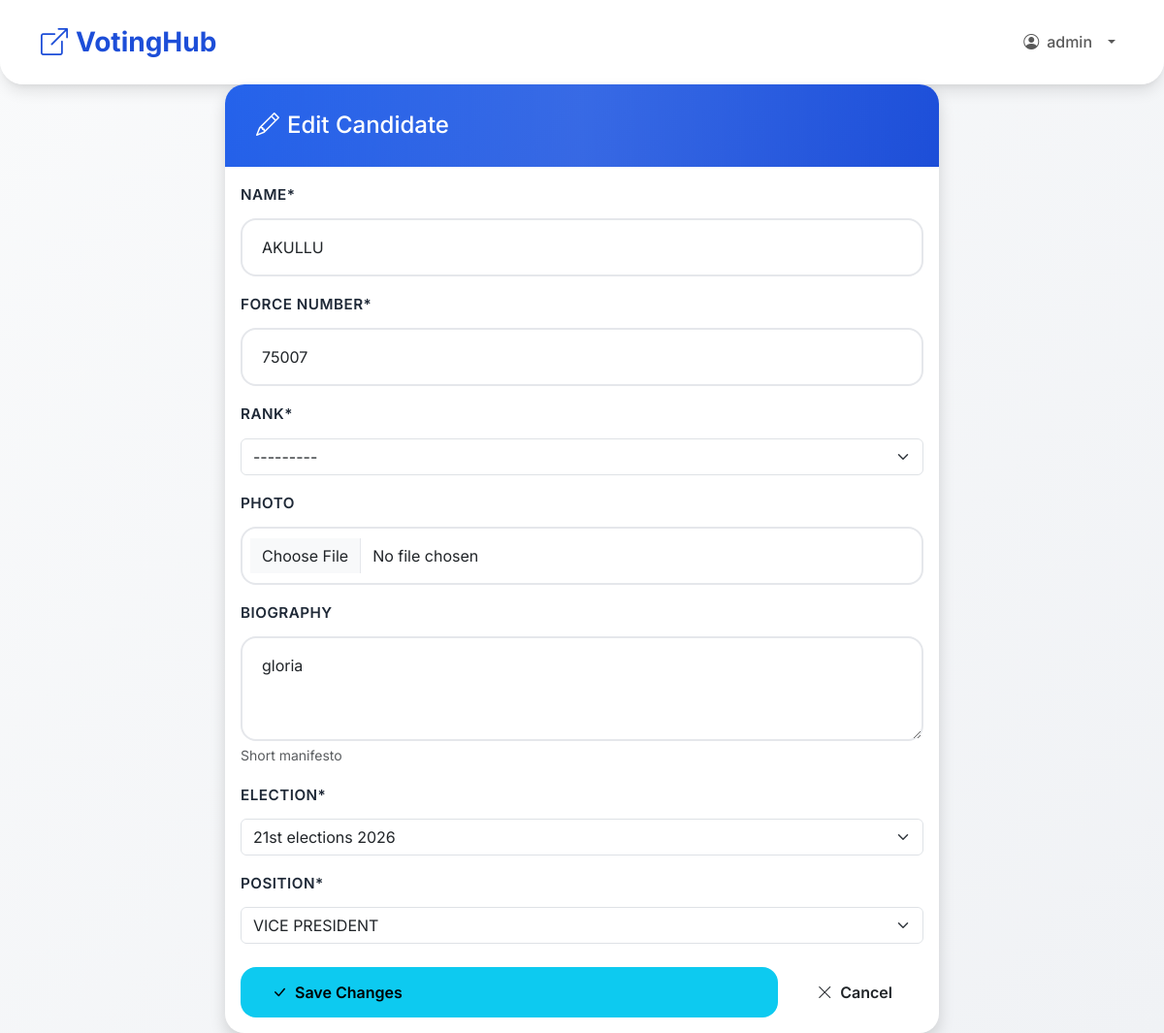
Screenshot of /polls/admin/candidates/2/edit/ (signed in) with the database file from the repository.
### polls/models.py (models this page shows, shortened)
class PoliceUser(AbstractUser):
    force_number = models.CharField(
        max_length=50,
        unique=True,
        help_text="Force Number"
    )
    rank = models.CharField(
        max_length=50,
        choices=[
            ('PC', 'PC'),
            ('CPL', 'CPL'),
            ('SGT', 'SGT'),
            ('S/SGT', 'S/SGT'),
            ('HCM', 'HCM'),
            ('AIP', 'AIP'),
            ('IP', 'IP'),
            ('ASP', 'ASP'),
            ('SP', 'SP'),
            ('SSP', 'SSP'),
            ('ACP', 'ACP'),
            ('CP', 'CP'),
        ]
    )
    station = models.CharField(max_length=100)
    phone = models.CharField(max_length=15, blank=True)
    otp_code = models.CharField(max_length=6, blank=True, null=True)
    otp_expiry = models.DateTimeField(blank=True, null=True)
    is_active_voter = models.BooleanField(default=False)
    role = models.CharField(
        max_length=20,
        choices=[
            ('SUPER_ADMIN', 'Super Admin'),
            ('ADMIN', 'Election Admin'),
            ('VOTER', 'Voter'),
        ],
        default='VOTER'
    )
    must_change_password = models.BooleanField(default=True)

class Candidate(models.Model):
    name = models.CharField(max_length=200)
    force_number = models.CharField(max_length=50)
    rank = models.CharField(
        max_length=50,
        choices=[
            ('PC', 'PC'),
            ('CPL', 'CPL'),
            ('SGT', 'SGT'),
            ('S/SGT', 'S/SGT'),
            ('HCM', 'HCM'),
            ('AIP', 'AIP'),
            ('IP', 'IP'),
            ('ASP', 'ASP'),
            ('SP', 'SP'),
            ('ACP', 'ACP'),
            ('CP', 'CP'),
        ]
    )
    photo = models.ImageField(upload_to='candidates/', blank=True, null=True)
    biography = models.TextField(blank=True, help_text="Short manifesto")
    position = models.ForeignKey(Position, on_delete=models.CASCADE)
    election = models.ForeignKey(Election, on_delete=models.CASCADE, related_name='candidates')
    created_by = models.ForeignKey(PoliceUser, on_delete=models.CASCADE)
    class Meta:
        unique_together = ('election', 'force_number')
        ordering = ['position', 'name']

class Position(models.Model):
    name = models.CharField(max_length=100, unique=True)
    def __str__(self):
        return self.name

### polls/views_admin.py (the view)
# urls.py: path('admin/candidates/<int:candidate_id>/edit/', views_admin.admin_edit_candidate, name='admin_edit_candidate'),
@login_required
@user_passes_test(is_superadmin)
def admin_edit_candidate(request, candidate_id):
    candidate = get_object_or_404(Candidate, pk=candidate_id)
    if request.method == 'POST':
        form = CandidateForm(request.POST, request.FILES, instance=candidate)
        if form.is_valid():
            form.save()
            create_audit_log(request.user, AuditLog.ACTION_CANDIDATE_UPDATE,
                f'Updated candidate: {candidate.name} (Force #{candidate.force_number})', request, 'Candidate', candidate.id)
            messages.success(request, f'Candidate {candidate.name} updated successfully!')
            return redirect('polls:admin_candidates')
    else:
        form = CandidateForm(instance=candidate)
    elections = Election.objects.prefetch_related('positions').all()
    election_positions_map = {}
    all_positions = Position.objects.all()
    for election in elections:
        election_positions = election.positions.all()
        positions_list = [{'id': pos.id, 'name': pos.name} for pos in election_positions]
        if not positions_list and candidate.election_id == election.id:
            positions_list.append({'id': candidate.position.id, 'name': f'{candidate.position.name} (Current)'})
        if not positions_list:
            positions_list = [{'id': pos.id, 'name': pos.name} for pos in all_positions]
        election_positions_map[str(election.id)] = positions_list
    return render(request, 'polls/edit_candidate.html', {
        'form': form, 'candidate': candidate, 'elections': elections,
        'positions': all_positions, 'election_positions_json': json.dumps(election_positions_map),
        'current_position_id': candidate.position.id
    })

### polls/forms.py
class CandidateForm(forms.ModelForm):
    class Meta:
        model = Candidate
        fields = ['name', 'force_number', 'rank', 'photo', 'biography', 'election', 'position']
        widgets = {
            'rank': forms.Select(choices=PoliceUser._meta.get_field('rank').choices),
            'biography': forms.Textarea(attrs={'rows': 3}),
            'position': forms.Select(attrs={'class': 'form-select'}),
            'election': forms.Select(attrs={'class': 'form-select'}),
            'photo': forms.FileInput(attrs={'accept': 'image/*'}),
        }
    def __init__(self, *args, **kwargs):
        super().__init__(*args, **kwargs)
        self.fields['position'].queryset = Position.objects.all()
        self.fields['election'].queryset = Election.objects.all().prefetch_related('positions')

### polls/models.py (called while the page is built)
    def __str__(self):
        return f"{self.title}"

### polls/views_admin.py (called while the page is built)
def is_superadmin(user):
    return user.role == 'SUPER_ADMIN'

### templates/polls/edit_candidate.html (shortened to what this page needs)
{% extends 'base.html' %}
{% load crispy_forms_tags %}
{% block content %}
<div class="row justify-content-center">
    <div class="col-lg-8">
        <div class="card shadow">
            <div class="card-header bg-info text-white">
                <h4 class="mb-0">
                    <i class="bi bi-pencil me-2"></i>Edit Candidate
                </h4>
            </div>
            <div class="card-body">
                <form method="post" enctype="multipart/form-data">
                    {{ form|crispy }}
                    <div class="d-flex gap-2 mt-4">
                        <button type="submit" class="btn btn-info flex-grow-1">
                            <i class="bi bi-check-lg"></i> Save Changes
                        </button>
<a href="{% url 'polls:admin_candidates' %}" class="btn btn-back-dashboard">
                            <i class="bi bi-x-lg"></i> Cancel
                        </a>
                    </div>
                </form>
            </div>
        </div>
    </div>
</div>
{% endblock %}

### templates/base.html (shortened to what this page needs)
<!DOCTYPE html>
<html lang="en">
<head>
    <link href="https://cdn.jsdelivr.net/npm/bootstrap@5.3.3/dist/css/bootstrap.min.css" rel="stylesheet">
    {% load static %}
    <link href="https://cdn.jsdelivr.net/npm/bootstrap-icons@1.11.3/font/bootstrap-icons.css" rel="stylesheet">
    <link rel="stylesheet" href="{% static 'polls/css/modern.css' %}">
</head>
<body class="{% block body_class %}{% endblock %}">
    <nav class="navbar navbar-expand-lg py-3">
        <div class="container">
            <a class="navbar-brand fw-bold" href="{% url 'polls:dashboard' %}">
                <i class="bi bi-box-arrow-up-right me-2"></i>VotingHub
            </a>
            <div class="collapse navbar-collapse" id="navbarNav">
                <ul class="navbar-nav ms-auto align-items-lg-center">
                    {% if user.is_authenticated %}
                        <li class="nav-item dropdown">
                            <a class="nav-link dropdown-toggle d-flex align-items-center gap-2" href="#" role="button" data-bs-toggle="dropdown" aria-expanded="false">
                                <i class="bi bi-person-circle"></i> <span>{{ user.username }}</span>
                            </a>
                        </li>
                    {% else %}
                        <li class="nav-item">
                            <a class="nav-link" href="{% url 'polls:login' %}"><i class="bi bi-box-arrow-in-right me-1"></i> Login</a>
                        </li>
                    {% endif %}
                </ul>
            </div>
        </div>
    </nav>
    <div class="container">
        {% block content %}
        {% endblock %}
    </div>
</body>
</html>

### static/polls/css/modern.css (style rules this page uses)
:root { --primary: #2563eb; --primary-dark: #1d4ed8; --success: #10b981; --success-dark: #059669; --danger: #ef4444; --warning: #f59e0b; --dark: #1f2937; --light: #f9fafb; --border: #e5e7eb; --shadow: 0 10px 15px -3px rgba(0,0,0,0.1), 0 4px 6px -2px rgba(0,0,0,0.05); --shadow-lg: 0 25px 50px -12px rgba(0,0,0,0.25); }
* { margin: 0; padding: 0; box-sizing: border-box; }
body { font-family: 'Inter', -apple-system, BlinkMacSystemFont, sans-serif; line-height: 1.6; color: var(--dark); background: linear-gradient(135deg, var(--light) 0%, #f0f2f5 100%); min-height: 100vh; }
.navbar { background: rgba(255, 255, 255, 0.98); backdrop-filter: blur(20px); box-shadow: var(--shadow); border-radius: 0 0 24px 24px; padding: 1rem 0; }
.navbar-brand { font-weight: 800; font-size: 1.75rem; color: var(--primary-dark) !important; }
.card { background: white; border-radius: 20px; box-shadow: var(--shadow); border: none; overflow: hidden; transition: all 0.3s cubic-bezier(0.4, 0, 0.2, 1); }
.card-header { background: linear-gradient(135deg, var(--primary) 0%, var(--primary-dark) 100%); color: white; padding: 1.75rem 2rem; border: none; position: relative; overflow: hidden; }
.card-header::before { content: ''; position: absolute; top: 0; left: 0; right: 0; bottom: 0; background: linear-gradient(90deg, transparent 0%, rgba(255,255,255,0.1) 50%, transparent 100%); animation: shimmer 2s infinite; }
.btn { border-radius: 16px; padding: 0.875rem 2rem; font-weight: 600; border: none; transition: all 0.3s cubic-bezier(0.4, 0, 0.2, 1); text-decoration: none; display: inline-flex; align-items: center; gap: 0.5rem; position: relative; overflow: hidden; }
.btn::before { content: ''; position: absolute; top: 0; left: -100%; width: 100%; height: 100%; background: linear-gradient(90deg, transparent, rgba(255,255,255,0.3), transparent); transition: left 0.5s; }
.form-control { border-radius: 16px; border: 2px solid var(--border); padding: 1rem 1.25rem; font-size: 1rem; transition: all 0.3s ease; background: rgba(255, 255, 255, 0.8); backdrop-filter: blur(10px); }
.form-label { font-weight: 600; margin-bottom: 0.75rem; color: var(--dark); font-size: 0.95rem; text-transform: uppercase; letter-spacing: 0.5px; }
.form-select { position: relative; z-index: 2; }
.navbar-nav .nav-link { white-space: nowrap; font-weight: 500; }
.navbar-nav .dropdown-toggle::after { vertical-align: middle; margin-left: 0.5rem; }
.card { animation: fadeInUp 0.6s ease forwards; }

### rows the page displays
PoliceUser: username "admin"
Candidate: name "AKULLU", force_number "75007", rank "---------", biography "gloria", election "21st elections 2026", position "VICE PRESIDENT"
